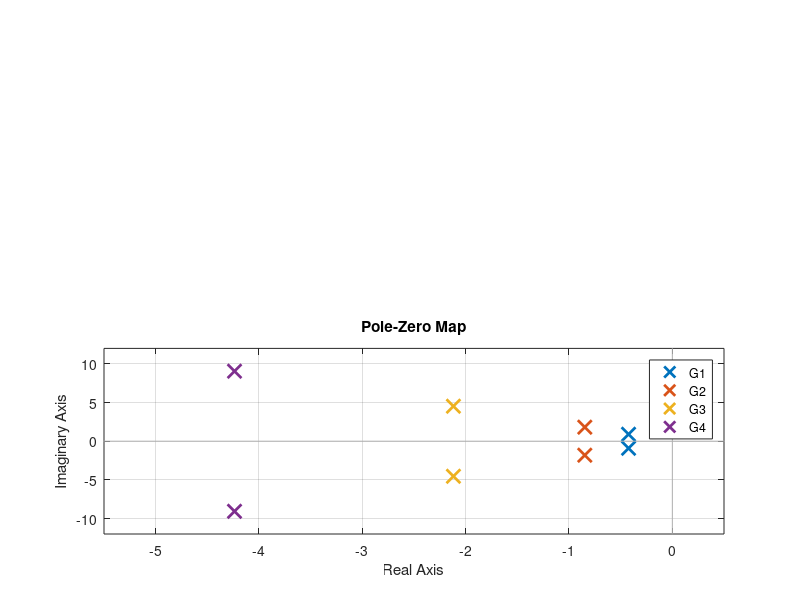

MATLAB code to generate this figure: (Note: this script raises an error after producing the figure.)
%second order system
%section 2.1

clear all, close all, clc

disp('section 1.1')
disp(' ')

k=1;
qsita=0.4237;
wn1=1;wn2=2;wn3=5;wn4=10;

G1=tf(k*wn1^2,[1,2*qsita*wn1,wn1^2]);
G2=tf(k*wn2^2,[1,2*qsita*wn2,wn2^2]);
G3=tf(k*wn3^2,[1,2*qsita*wn3,wn3^2]);
G4=tf(k*wn4^2,[1,2*qsita*wn4,wn4^2]);

f1=figure(1);
set(f1,'position',[1   462   504   343])
subplot(211)
step(G1,G2,G3,G4);
legend('G1','G2','G3','G4')
subplot(212)
pzmap(G1,G2,G3,G4)
legend('G1','G2','G3','G4')

S1 = stepinfo(G1,'SettlingTimeThreshold',0.05);
S2 = stepinfo(G2,'SettlingTimeThreshold',0.05);
S3 = stepinfo(G3,'SettlingTimeThreshold',0.05);
S4 = stepinfo(G4,'SettlingTimeThreshold',0.05);
disp(['5% settling time of G1 (wn1=1) :',num2str(S1.SettlingTime)])
disp(['5% settling time of G2 (wn2=2) :',num2str(S2.SettlingTime)])
disp(['5% settling time of G3 (wn3=5) :',num2str(S3.SettlingTime)])
disp(['5% settling time of G4 (wn4=10) :',num2str(S4.SettlingTime)])
%% section 2.2

% disp('---------------------------------------------')
% disp('section 1.2')
% disp('')
% 
% k=1;
% qsita1=0.2;qsita2=0.4237;qsita3=0.707;qsita4=1;
% wn=1;
% 
% G1=tf(k*wn^2,[1,2*qsita1*wn,wn^2]);
% G2=tf(k*wn^2,[1,2*qsita2*wn,wn^2]);
% G3=tf(k*wn^2,[1,2*qsita3*wn,wn^2]);
% G4=tf(k*wn^2,[1,2*qsita4*wn,wn^2]);
% 
% f2=figure(2);hold on
% set(f2,'position',[507   462   504   343])
% subplot(211)
% step(G1,G2,G3,G4);
% legend('G1','G2','G3','G4')
% subplot(212)
% pzmap(G1,G2,G3,G4)
% legend('G1','G2','G3','G4')
% 
% S1 = stepinfo(G1,'SettlingTimeThreshold',0.05);
% S2 = stepinfo(G2,'SettlingTimeThreshold',0.05);
% S3 = stepinfo(G3,'SettlingTimeThreshold',0.05);
% S4 = stepinfo(G4,'SettlingTimeThreshold',0.05);
% disp(['5% settling time of G1 (ξ1=0.2) :',num2str(S1.SettlingTime)])
% disp(['5% settling time of G2 (ξ2=0.4237) :',num2str(S2.SettlingTime)])
% disp(['5% settling time of G3 (ξ3=0.707) :',num2str(S3.SettlingTime)])
% disp(['5% settling time of G4 (ξ4=1) :',num2str(S4.SettlingTime)])
% disp('---')
% 
% FOS1 = stepinfo(G1);
% FOS2 = stepinfo(G1);
% FOS3 = stepinfo(G1);
% FOS4 = stepinfo(G1);
% 
% disp(['the time of first overshoot of G1 (ξ1=0.2) :',num2str(FOS1.PeakTime)])
% disp(['the time of first overshoot of G2 (ξ2=0.4237) :',num2str(FOS2.PeakTime)])
% disp(['the time of first overshoot of G3 (ξ3=0.707) :',num2str(FOS3.PeakTime)])
% disp(['the time of first overshoot of G4 (ξ4=1) :',num2str(FOS4.PeakTime)])
% disp('---')
% 
% disp(['the percent overshoot of G1 (ξ1=0.2) :',num2str(FOS1.Overshoot)])
% disp(['the percent overshoot of G2 (ξ2=0.4237) :',num2str(FOS2.Overshoot)])
% disp(['the percent overshoot of G3 (ξ3=0.707) :',num2str(FOS3.Overshoot)])
% disp(['the percent overshoot of G4 (ξ4=1) :',num2str(FOS4.Overshoot)])
% 
% %% section 2.3
% 
% disp('---------------------------------------------')
% disp('section 2.3')
% disp('')
% 
% k1=1;k2=2;k3=5;k4=10;
% qsita=0.4237;
% wn=1;
% 
% G1=tf(k1*wn^2,[1,2*qsita*wn,wn^2]);
% G2=tf(k2*wn^2,[1,2*qsita*wn,wn^2]);
% G3=tf(k3*wn^2,[1,2*qsita*wn,wn^2]);
% G4=tf(k4*wn^2,[1,2*qsita*wn,wn^2]);
% 
% %T=5;
% 
% 
% f3=figure(3);hold on
% set(f3,'position',[1    52   504   343])
% subplot(111);
% step(G1,G2,G3,G4);
% %plot([0 T],[0 k1],'k')
% %plot([0 T],[0 k3],'k')
% %plot([0 T],[0 k4],'k')
% %plot([T T],[0 k4],':k')
% legend('G1','G2','G3','G4')
% 
% S1=stepinfo(G1);
% S2=stepinfo(G2);
% S3=stepinfo(G3);
% S4=stepinfo(G4);
% 
% disp(['Mp(%) of G1 (k1=1) :',num2str(S1.Overshoot)])
% disp(['Mp(%) of G2 (k2=2) :',num2str(S2.Overshoot)])
% disp(['Mp(%) of G3 (k3=5) :',num2str(S3.Overshoot)])
% disp(['Mp(%) of G4 (k4=10) :',num2str(S4.Overshoot)])
% disp('---')
% 
% disp(['5% Setting Time of G1 (k1=1) :',num2str(S1.SettlingTime)])
% disp(['5% Setting Time of G2 (k2=2) :',num2str(S2.SettlingTime)])
% disp(['5% Setting Time of G3 (k3=5) :',num2str(S3.SettlingTime)])
% disp(['5% Setting Time of G4 (k4=10) :',num2str(S4.SettlingTime)])
% 
% %% section 2.4
% 
% disp('---------------------------------------------')
% disp('section 2.4')
% disp('')
% 
% k=1;
% qsita=0.4237;
% wn1=1;wn2=2;wn3=5;wn4=10;
% 
% G1=tf(k*wn1^2,[1,2*qsita*wn1,wn1^2]);
% G2=tf(k*wn2^2,[1,2*qsita*wn2,wn2^2]);
% G3=tf(k*wn3^2,[1,2*qsita*wn3,wn3^2]);
% G4=tf(k*wn4^2,[1,2*qsita*wn4,wn4^2]);
% 
% f4=figure(4);
% set(f4,'position',[507   462   504   343])
% subplot(121)
% %bode(G1,G2,G3,G4);
% bodemag(G1,G2,G3,G4);
% legend('G1','G2','G3','G4')
% subplot(122)
% step(G1,G2,G3,G4)
% legend('G1','G2','G3','G4')
% 
% wc1=bandwidth(G1);
% wc2=bandwidth(G2);
% wc3=bandwidth(G3);
% wc4=bandwidth(G4);
% 
% S1 = stepinfo(G1,'SettlingTimeThreshold',0.05);
% S2 = stepinfo(G2,'SettlingTimeThreshold',0.05);
% S3 = stepinfo(G3,'SettlingTimeThreshold',0.05);
% S4 = stepinfo(G4,'SettlingTimeThreshold',0.05);
% 
% disp(['Bandwith of G1 (wn1=1) :',num2str(wc1)])
% disp(['Bandwith of G2 (wn2=2) :',num2str(wc2)])
% disp(['Bandwith of G3 (wn3=5) :',num2str(wc3)])
% disp(['Bandwith of G4 (wn4=10) :',num2str(wc4)])
% disp(' ')
% disp(['5% settling time of G1 (wn1=1) :',num2str(S1.SettlingTime)])
% disp(['5% settling time of G2 (wn2=2) :',num2str(S2.SettlingTime)])
% disp(['5% settling time of G3 (wn3=5) :',num2str(S3.SettlingTime)])
% disp(['5% settling time of G4 (wn4=10) :',num2str(S4.SettlingTime)])
% disp(' ')




